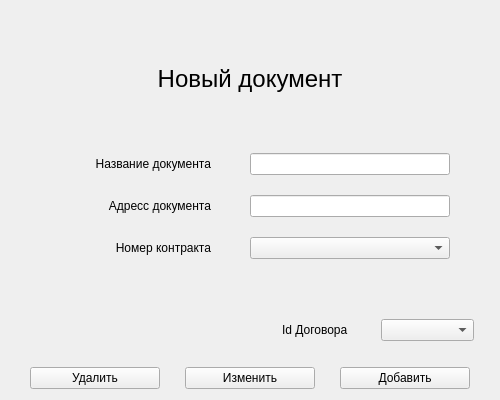
<?xml version="1.0" encoding="UTF-8"?>
<ui version="4.0">
 <class>NewDocument</class>
 <widget class="QWidget" name="NewDocument">
  <property name="geometry">
   <rect>
    <x>0</x>
    <y>0</y>
    <width>500</width>
    <height>400</height>
   </rect>
  </property>
  <property name="windowTitle">
   <string>Form</string>
  </property>
  <layout class="QGridLayout" name="gridLayout_2">
   <item row="3" column="0">
    <layout class="QGridLayout" name="gridLayout">
     <property name="verticalSpacing">
      <number>20</number>
     </property>
     <item row="0" column="0">
      <layout class="QHBoxLayout" name="horizontalLayout_3">
       <item>
        <widget class="QLabel" name="label_2">
         <property name="minimumSize">
          <size>
           <width>200</width>
           <height>0</height>
          </size>
         </property>
         <property name="maximumSize">
          <size>
           <width>200</width>
           <height>16777215</height>
          </size>
         </property>
         <property name="text">
          <string>Название документа</string>
         </property>
         <property name="alignment">
          <set>Qt::AlignRight|Qt::AlignTrailing|Qt::AlignVCenter</set>
         </property>
        </widget>
       </item>
       <item>
        <spacer name="horizontalSpacer_2">
         <property name="orientation">
          <enum>Qt::Horizontal</enum>
         </property>
         <property name="sizeHint" stdset="0">
          <size>
           <width>40</width>
           <height>20</height>
          </size>
         </property>
        </spacer>
       </item>
       <item>
        <widget class="QLineEdit" name="lineEditNameDoc">
         <property name="minimumSize">
          <size>
           <width>200</width>
           <height>0</height>
          </size>
         </property>
         <property name="maximumSize">
          <size>
           <width>200</width>
           <height>16777215</height>
          </size>
         </property>
        </widget>
       </item>
       <item>
        <spacer name="horizontalSpacer_3">
         <property name="orientation">
          <enum>Qt::Horizontal</enum>
         </property>
         <property name="sizeHint" stdset="0">
          <size>
           <width>40</width>
           <height>20</height>
          </size>
         </property>
        </spacer>
       </item>
      </layout>
     </item>
     <item row="1" column="0">
      <layout class="QHBoxLayout" name="horizontalLayout_2">
       <item>
        <widget class="QLabel" name="label_3">
         <property name="minimumSize">
          <size>
           <width>200</width>
           <height>0</height>
          </size>
         </property>
         <property name="maximumSize">
          <size>
           <width>200</width>
           <height>16777215</height>
          </size>
         </property>
         <property name="text">
          <string>Адресс документа</string>
         </property>
         <property name="alignment">
          <set>Qt::AlignRight|Qt::AlignTrailing|Qt::AlignVCenter</set>
         </property>
        </widget>
       </item>
       <item>
        <spacer name="horizontalSpacer_4">
         <property name="orientation">
          <enum>Qt::Horizontal</enum>
         </property>
         <property name="sizeHint" stdset="0">
          <size>
           <width>40</width>
           <height>20</height>
          </size>
         </property>
        </spacer>
       </item>
       <item>
        <widget class="QLineEdit" name="lineEditAddressDoc">
         <property name="minimumSize">
          <size>
           <width>200</width>
           <height>0</height>
          </size>
         </property>
         <property name="maximumSize">
          <size>
           <width>200</width>
           <height>16777215</height>
          </size>
         </property>
        </widget>
       </item>
       <item>
        <spacer name="horizontalSpacer_5">
         <property name="orientation">
          <enum>Qt::Horizontal</enum>
         </property>
         <property name="sizeHint" stdset="0">
          <size>
           <width>40</width>
           <height>20</height>
          </size>
         </property>
        </spacer>
       </item>
      </layout>
     </item>
     <item row="2" column="0">
      <layout class="QHBoxLayout" name="horizontalLayout_4">
       <item>
        <widget class="QLabel" name="label_4">
         <property name="minimumSize">
          <size>
           <width>200</width>
           <height>0</height>
          </size>
         </property>
         <property name="maximumSize">
          <size>
           <width>200</width>
           <height>16777215</height>
          </size>
         </property>
         <property name="text">
          <string>Номер контракта</string>
         </property>
         <property name="alignment">
          <set>Qt::AlignRight|Qt::AlignTrailing|Qt::AlignVCenter</set>
         </property>
        </widget>
       </item>
       <item>
        <spacer name="horizontalSpacer_6">
         <property name="orientation">
          <enum>Qt::Horizontal</enum>
         </property>
         <property name="sizeHint" stdset="0">
          <size>
           <width>40</width>
           <height>20</height>
          </size>
         </property>
        </spacer>
       </item>
       <item>
        <widget class="QComboBox" name="comboBoxIdContract">
         <property name="minimumSize">
          <size>
           <width>200</width>
           <height>0</height>
          </size>
         </property>
         <property name="maximumSize">
          <size>
           <width>200</width>
           <height>16777215</height>
          </size>
         </property>
        </widget>
       </item>
       <item>
        <spacer name="horizontalSpacer_7">
         <property name="orientation">
          <enum>Qt::Horizontal</enum>
         </property>
         <property name="sizeHint" stdset="0">
          <size>
           <width>40</width>
           <height>20</height>
          </size>
         </property>
        </spacer>
       </item>
      </layout>
     </item>
    </layout>
   </item>
   <item row="1" column="0">
    <widget class="QLabel" name="label">
     <property name="font">
      <font>
       <pointsize>18</pointsize>
      </font>
     </property>
     <property name="text">
      <string>Новый документ</string>
     </property>
     <property name="alignment">
      <set>Qt::AlignCenter</set>
     </property>
    </widget>
   </item>
   <item row="5" column="0">
    <layout class="QVBoxLayout" name="verticalLayout">
     <item>
      <layout class="QHBoxLayout" name="horizontalLayout">
       <item>
        <spacer name="horizontalSpacer">
         <property name="orientation">
          <enum>Qt::Horizontal</enum>
         </property>
         <property name="sizeHint" stdset="0">
          <size>
           <width>40</width>
           <height>20</height>
          </size>
         </property>
        </spacer>
       </item>
       <item>
        <widget class="QLabel" name="label_8">
         <property name="minimumSize">
          <size>
           <width>93</width>
           <height>0</height>
          </size>
         </property>
         <property name="maximumSize">
          <size>
           <width>93</width>
           <height>16777215</height>
          </size>
         </property>
         <property name="text">
          <string>Id Договора</string>
         </property>
        </widget>
       </item>
       <item>
        <widget class="QComboBox" name="comboBoxId">
         <property name="minimumSize">
          <size>
           <width>93</width>
           <height>0</height>
          </size>
         </property>
         <property name="maximumSize">
          <size>
           <width>93</width>
           <height>16777215</height>
          </size>
         </property>
        </widget>
       </item>
       <item>
        <spacer name="horizontalSpacer_8">
         <property name="orientation">
          <enum>Qt::Horizontal</enum>
         </property>
         <property name="sizeType">
          <enum>QSizePolicy::Minimum</enum>
         </property>
         <property name="sizeHint" stdset="0">
          <size>
           <width>15</width>
           <height>20</height>
          </size>
         </property>
        </spacer>
       </item>
      </layout>
     </item>
     <item>
      <spacer name="verticalSpacer_4">
       <property name="orientation">
        <enum>Qt::Vertical</enum>
       </property>
       <property name="sizeHint" stdset="0">
        <size>
         <width>20</width>
         <height>20</height>
        </size>
       </property>
      </spacer>
     </item>
     <item>
      <layout class="QHBoxLayout" name="horizontalLayout_5">
       <item>
        <widget class="QPushButton" name="pushButton_3">
         <property name="minimumSize">
          <size>
           <width>130</width>
           <height>0</height>
          </size>
         </property>
         <property name="maximumSize">
          <size>
           <width>130</width>
           <height>16777215</height>
          </size>
         </property>
         <property name="text">
          <string>Удалить</string>
         </property>
        </widget>
       </item>
       <item>
        <widget class="QPushButton" name="pushButton_2">
         <property name="minimumSize">
          <size>
           <width>130</width>
           <height>0</height>
          </size>
         </property>
         <property name="maximumSize">
          <size>
           <width>130</width>
           <height>16777215</height>
          </size>
         </property>
         <property name="text">
          <string>Изменить</string>
         </property>
        </widget>
       </item>
       <item>
        <widget class="QPushButton" name="pushButton">
         <property name="minimumSize">
          <size>
           <width>130</width>
           <height>0</height>
          </size>
         </property>
         <property name="maximumSize">
          <size>
           <width>130</width>
           <height>16777215</height>
          </size>
         </property>
         <property name="text">
          <string>Добавить</string>
         </property>
        </widget>
       </item>
      </layout>
     </item>
    </layout>
   </item>
   <item row="2" column="0">
    <spacer name="verticalSpacer">
     <property name="orientation">
      <enum>Qt::Vertical</enum>
     </property>
     <property name="sizeHint" stdset="0">
      <size>
       <width>20</width>
       <height>40</height>
      </size>
     </property>
    </spacer>
   </item>
   <item row="0" column="0">
    <spacer name="verticalSpacer_2">
     <property name="orientation">
      <enum>Qt::Vertical</enum>
     </property>
     <property name="sizeHint" stdset="0">
      <size>
       <width>20</width>
       <height>40</height>
      </size>
     </property>
    </spacer>
   </item>
   <item row="4" column="0">
    <spacer name="verticalSpacer_3">
     <property name="orientation">
      <enum>Qt::Vertical</enum>
     </property>
     <property name="sizeHint" stdset="0">
      <size>
       <width>20</width>
       <height>40</height>
      </size>
     </property>
    </spacer>
   </item>
  </layout>
 </widget>
 <resources/>
 <connections/>
</ui>
